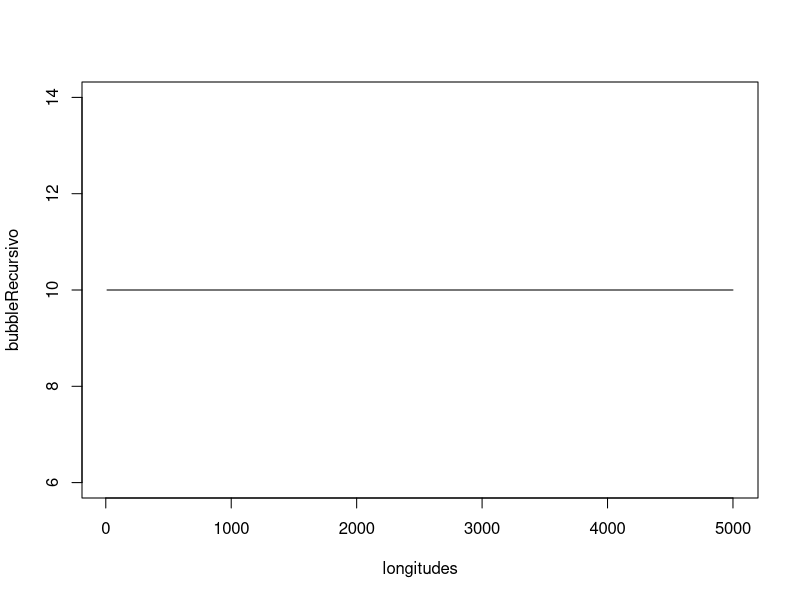

R code for this plot:
#Bubblesort recursivo

#Función que devuelve TRUE si el vector de dos posiciones que recibe está ordenado
larger = function(pair)
{
  if(pair[1] > pair[2]) return(TRUE)
  else return(FALSE)
}#fin larger

#Función que da la vuelta a un vector de dos posiciones si no está ordenado
swapIfLarger <- function(pair){
  if(larger(pair))
  {
    return(rev(pair))
  }
  else
  {
    return(pair)
  }
}#fin swapIfLarger

#Función que ordena un vector
swapPass = function(vec){
  #Si un elemento es mayor que su adyacente por la derecha lo intercambia
  for(i in seq(1, length(vec)-1))
  {
    vec[i:(i+1)] = swapIfLarger(vec[i:(i+1)])
  }
  return(vec)
}

#Función del método bubblesort implemetado de forma recursiva
bubblesortRecursivo = function(vec){
  new_vec = swapPass(vec)
  #Si el vector está ordenado lo devolvemos
  if(isTRUE(all.equal(vec, new_vec)))
  {
    return(new_vec)
  }
  #Si no, volvemos a intentar que queden ordenados todos los elementos del vector
  else {
    return(bubblesortRecursivo(new_vec))
  }
}


#Bubblesort iterativo
bubblesort<-function(arr){
  n <- length(arr)
  #Por cada elemento del array
  for(i in 1:(n-1)){
    #vamos comparando por pares los elementos e intercambiadolos de posicion si el primero es mayor que el segundo
    for(j in 1:(n-i)){
      if(arr[j] > arr[j+1]){
        temp<-arr[j]
        arr[j]<-arr[j+1]
        arr[j+1]<-temp
      }
    }
  }
  return(arr)
}#fin bubblesort

#Inserción
insertionsort<-function(arr){
  n <- length(arr)
  #Comenzamos la ordenación desde el segundo elemento
  i <- 2
  while(i <= n){
    j <- i
    #Buscamos cual es la posición del elemento i del vector
    while(j > 1){
      #Recorremos desde la posición actual hasta la primera
      #buscando un elemento menor que el elemento que estamos moviendo 
      if(arr[j-1] > arr[j]){
        temp<-arr[j]
        arr[j]<-arr[j-1]
        arr[j-1]<-temp
      }
      j <- j - 1
    }
    #Avanzamos en el vector para coger el siguiente elemento a colocar
    i <- i + 1
  }
  return(arr)
}

#Selección
selectionsort<-function(arr){
  n <- length(arr)
  #Para cada posición del array
  for(i in 1:(n-1)){
    #Calculamos cuál es el mínimo desde la posición i hasta el final del vector
    min<-i
    for(j in (i+1):n){
      if(arr[j] < arr[min]){
        min = j
      }
    }
    #Insertamos en la posición i el mínimo que hemos encontrado en esta iteración
    if(min != i){
      temp<-arr[i]
      arr[i]<-arr[min]
      arr[min]<-temp
    }
  }
  
  return(arr)
}#fin Selección

dibujarGraficos <- function(tiempos){
  
  print(tiempos)
  casos <- (length(tiempos)/5)-1
  print(casos)
  longitudes <- rep(0,casos)
  bubbleRecursivo <- rep(0, casos)
  bubbleIterativo <- rep(0, casos)
  insercion <- rep(0, casos)
  seleccion <- rep(0, casos)
  
  for(i in 1:casos){
    longitudes[i] = tiempos[i+1,1]
    bubbleRecursivo[i] = tiempos[i+1,2]
    bubbleIterativo[i] = tiempos[i+1,3]
    insercion[i] = tiempos[i+1,4]
    seleccion[i] = tiempos[i+1,5]
  }
  
  print(longitudes)
  print(bubbleRecursivo)
  print(bubbleIterativo)
  print(insercion)
  print(seleccion)
  
  plot(longitudes, bubbleRecursivo, type='l')
  lines(longitudes, bubbleIterativo)
  lines(longitudes, insercion)
  lines(longitudes, seleccion)
}


main <- function(){
  #Distintas longitudes de vectores
  longitudes <- c(10, 100,1000, 5000)
  tabla <- matrix(data=1:5, nrow=1)
  print(tabla)
  for(i in 1:length(longitudes)){
    l <- longitudes[i]
    print(longitudes[i])
    arrayDesordenado <- round(runif(longitudes[i], 0, 100))
    #br <- system.time(bubblesortRecursivo(arrayDesordenado))
    b <- system.time(bubblesort(arrayDesordenado))
    print(b)
    i <- system.time(insertionsort(arrayDesordenado))
    s <- system.time(selectionsort(arrayDesordenado))
    print("----------")
    tabla <- rbind(tabla, c(l, 10, b[3], i[3], s[3]))
  }
  print(tabla)
  
  dibujarGraficos(tabla)
}

main()